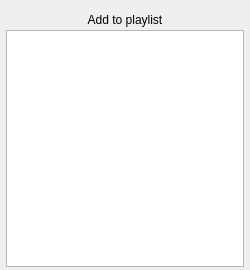
<?xml version="1.0" encoding="UTF-8"?>
<ui version="4.0">
 <class>dialogAddToPlaylist</class>
 <widget class="QDialog" name="dialogAddToPlaylist">
  <property name="geometry">
   <rect>
    <x>0</x>
    <y>0</y>
    <width>250</width>
    <height>270</height>
   </rect>
  </property>
  <property name="minimumSize">
   <size>
    <width>250</width>
    <height>270</height>
   </size>
  </property>
  <property name="maximumSize">
   <size>
    <width>250</width>
    <height>270</height>
   </size>
  </property>
  <property name="windowTitle">
   <string>Dialog</string>
  </property>
  <widget class="QLabel" name="labelAddToPlaylist">
   <property name="geometry">
    <rect>
     <x>0</x>
     <y>10</y>
     <width>250</width>
     <height>20</height>
    </rect>
   </property>
   <property name="minimumSize">
    <size>
     <width>250</width>
     <height>20</height>
    </size>
   </property>
   <property name="maximumSize">
    <size>
     <width>250</width>
     <height>20</height>
    </size>
   </property>
   <property name="text">
    <string>Add to playlist</string>
   </property>
   <property name="alignment">
    <set>Qt::AlignCenter</set>
   </property>
  </widget>
  <widget class="QListWidget" name="playlistCheck">
   <property name="geometry">
    <rect>
     <x>6</x>
     <y>30</y>
     <width>238</width>
     <height>237</height>
    </rect>
   </property>
   <property name="focusPolicy">
    <enum>Qt::NoFocus</enum>
   </property>
  </widget>
 </widget>
 <resources/>
 <connections/>
</ui>
